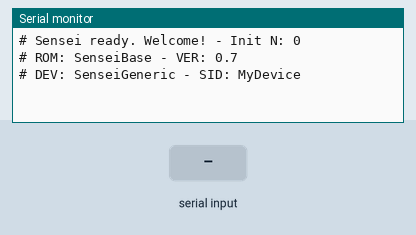
Recording of a sketch running on a simulated Arduino Uno, built with avr-gcc and run on an emulated ATmega328P. On the bench: the last lines printed to the serial monitor. The inputs (shaded band) are chosen by the test bench.

Above: at 1.3 s.
1.4 s: "90,45,200\n" received over Serial
At 2.4 s:
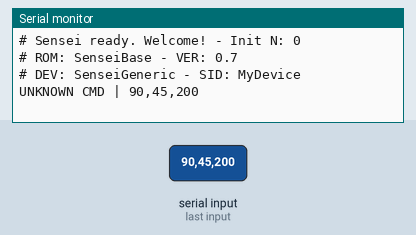
2.9 s: "90,45\n" received over Serial
At 3.4 s:
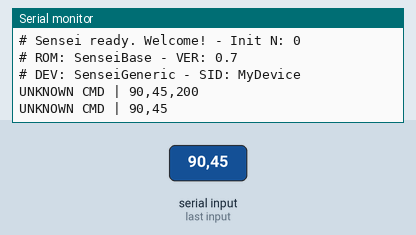
4.4 s: "0\n" received over Serial
At 5.4 s:
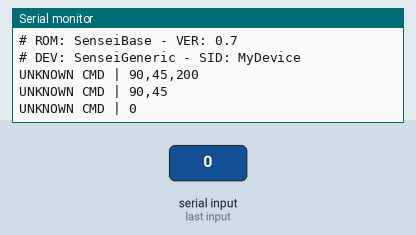

The sketch:

firmware-base.ino
```cpp
// SenseiFirmware 0.7

// DEVICE CONFIG
	#define DEVICE_NAME      "MyDevice"
	#define DEVICE_MODEL     "SenseiGeneric"
	#define FIRMWARE_NAME    "SenseiBase"
	#define FIRMWARE_VERSION "0.7"
	#define LOOP_DELAY       100

// CORE MODULES
	// Serial
	#define SERIAL_PRINT_DELAY 1
	#define SERIAL_SETTING_BAUDS 9600
  	#include "serialcommand.h"
  	#include <Wire.h>
  	#include "vSerial.h"
  	#include "vSerialCommand.h"
	// EEPROM
  	#include <EEPROM.h>
  	#include <Arduino.h>  // for type definitions
  	#include "EEPROMAnything.h"
	// Reset Counter
  	#define RESET_COUNTER_EEPROM_ADDRESS 100
	// Sensei
  	#include "vSensei.h"
	// Common
  	#include "vCommon.h"

// EXTRA MODULES


// SETUP
	void setup() {
	  // INIT CORE
  	  initSerial();
  	  initSerialCommand();
  	  serialCommand();
	  // INIT MODULES

    // Ready
	    welcomeMsg();
	}

// LOOP
	void loop() {
	  Serial.flush();
	  readCommand();
	  delay(LOOP_DELAY);
	}

// SERIAL
	void cmdGet(){
	  // GET COMMANDS

	}
	void cmdDump(){
	  while(!Serial.available()){
	     cmdGet();
	     delay(LOOP_DELAY);
	  }
	}
	void serialCommand() {
	  // SERIAL MODULES

    // SERIAL CORE
  	  sCmd.addCommand("GET",    cmdGet);
  	  sCmd.addCommand("DUMP",    cmdDump);
	}
```

EEPROMAnything.h
```cpp
// EEPROMAnything 0.5.0a

template <class T> int EEPROM_writeAnything(int ee, const T& value)
{
    const byte* p = (const byte*)(const void*)&value;
    unsigned int i;
    for (i = 0; i < sizeof(value); i++)
          EEPROM.write(ee++, *p++);
    return i;
}

template <class T> int EEPROM_readAnything(int ee, T& value)
{
    byte* p = (byte*)(void*)&value;
    unsigned int i;
    for (i = 0; i < sizeof(value); i++)
          *p++ = EEPROM.read(ee++);
    return i;
}
```

serialcommand.cpp
```cpp
// serialcommand 0.5.0a

/**
 * SerialCommand - A Wiring/Arduino library to tokenize and parse commands
 * received over a serial port.
 *
 * Copyright (C) 2012 Stefan Rado
 * Copyright (C) 2011 Steven Cogswell <steven.cogswell@gmail.com>
 *                    http://husks.wordpress.com
 *
 * Version 20120522
 *
 * This library is free software: you can redistribute it and/or modify
 * it under the terms of the GNU Lesser General Public License as published by
 * the Free Software Foundation, either version 3 of the License, or
 * (at your option) any later version.
 *
 * This library is distributed in the hope that it will be useful,
 * but WITHOUT ANY WARRANTY; without even the implied warranty of
 * MERCHANTABILITY or FITNESS FOR A PARTICULAR PURPOSE.  See the
 * GNU Lesser General Public License for more details.
 *
 * You should have received a copy of the GNU General Public License
 * along with this library.  If not, see <http://www.gnu.org/licenses/>.
 */
#include "serialcommand.h"

/**
 * Constructor makes sure some things are set.
 */
SerialCommand::SerialCommand()
  : commandList(NULL),
    commandCount(0),
    defaultHandler(NULL),
    term('\n'),           // default terminator for commands, newline character
    last(NULL)
{
  strcpy(delim, " "); // strtok_r needs a null-terminated string
  clearBuffer();
}

/**
 * Adds a "command" and a handler function to the list of available commands.
 * This is used for matching a found token in the buffer, and gives the pointer
 * to the handler function to deal with it.
 */
void SerialCommand::addCommand(const char *command, void (*function)()) {
  #ifdef SERIALCOMMAND_DEBUG
    Serial.print("Adding command (");
    Serial.print(commandCount);
    Serial.print("): ");
    Serial.println(command);
  #endif

  commandList = (SerialCommandCallback *) realloc(commandList, (commandCount + 1) * sizeof(SerialCommandCallback));
  strncpy(commandList[commandCount].command, command, SERIALCOMMAND_MAXCOMMANDLENGTH);
  commandList[commandCount].function = function;
  commandCount++;
}

/**
 * This sets up a handler to be called in the event that the receveived command string
 * isn't in the list of commands.
 */
void SerialCommand::setDefaultHandler(void (*function)(const char *)) {
  defaultHandler = function;
}


/**
 * This checks the Serial stream for characters, and assembles them into a buffer.
 * When the terminator character (default '\n') is seen, it starts parsing the
 * buffer for a prefix command, and calls handlers setup by addCommand() member
 */
void SerialCommand::readSerial() {
  while (Serial.available() > 0) {
    char inChar = Serial.read();   // Read single available character, there may be more waiting
    #ifdef SERIALCOMMAND_DEBUG
      Serial.print(inChar);   // Echo back to serial stream
    #endif

    if (inChar == term) {     // Check for the terminator (default '\r') meaning end of command
      #ifdef SERIALCOMMAND_DEBUG
        Serial.print("Received: ");
        Serial.println(buffer);
      #endif

      char *command = strtok_r(buffer, delim, &last);   // Search for command at start of buffer
      if (command != NULL) {
        boolean matched = false;
        for (int i = 0; i < commandCount; i++) {
          #ifdef SERIALCOMMAND_DEBUG
            Serial.print("Comparing [");
            Serial.print(command);
            Serial.print("] to [");
            Serial.print(commandList[i].command);
            Serial.println("]");
          #endif

          // Compare the found command against the list of known commands for a match
          if (strncmp(command, commandList[i].command, SERIALCOMMAND_MAXCOMMANDLENGTH) == 0) {
            #ifdef SERIALCOMMAND_DEBUG
              Serial.print("Matched Command: ");
              Serial.println(command);
            #endif

            // Execute the stored handler function for the command
            (*commandList[i].function)();
            matched = true;
            break;
          }
        }
        if (!matched && (defaultHandler != NULL)) {
          (*defaultHandler)(command);
        }
      }
      clearBuffer();
    }
    else if (isprint(inChar)) {     // Only printable characters into the buffer
      if (bufPos < SERIALCOMMAND_BUFFER) {
        buffer[bufPos++] = inChar;  // Put character into buffer
        buffer[bufPos] = '\0';      // Null terminate
      } else {
        #ifdef SERIALCOMMAND_DEBUG
          Serial.println("Line buffer is full - increase SERIALCOMMAND_BUFFER");
        #endif
      }
    }
  }
}

/*
 * Clear the input buffer.
 */
void SerialCommand::clearBuffer() {
  buffer[0] = '\0';
  bufPos = 0;
}

/**
 * Retrieve the next token ("word" or "argument") from the command buffer.
 * Returns NULL if no more tokens exist.
 */
char *SerialCommand::next() {
  return strtok_r(NULL, delim, &last);
}
```

serialcommand.h
```cpp
// serialcommand 0.5.0a

/**
 * SerialCommand - A Wiring/Arduino library to tokenize and parse commands
 * received over a serial port.
 *
 * Copyright (C) 2012 Stefan Rado
 * Copyright (C) 2011 Steven Cogswell <steven.cogswell@gmail.com>
 *                    http://husks.wordpress.com
 *
 * Version 20120522
 *
 * This library is free software: you can redistribute it and/or modify
 * it under the terms of the GNU Lesser General Public License as published by
 * the Free Software Foundation, either version 3 of the License, or
 * (at your option) any later version.
 *
 * This library is distributed in the hope that it will be useful,
 * but WITHOUT ANY WARRANTY; without even the implied warranty of
 * MERCHANTABILITY or FITNESS FOR A PARTICULAR PURPOSE.  See the
 * GNU Lesser General Public License for more details.
 *
 * You should have received a copy of the GNU General Public License
 * along with this library.  If not, see <http://www.gnu.org/licenses/>.
 */
#ifndef SerialCommand_h
#define SerialCommand_h

#if defined(WIRING) && WIRING >= 100
  #include <Wiring.h>
#elif defined(ARDUINO) && ARDUINO >= 100
  #include <Arduino.h>
#else
  #include <WProgram.h>
#endif
#include <string.h>

// Size of the input buffer in bytes (maximum length of one command plus arguments)
#define SERIALCOMMAND_BUFFER 32
// Maximum length of a command excluding the terminating null
#define SERIALCOMMAND_MAXCOMMANDLENGTH 12

// Uncomment the next line to run the library in debug mode (verbose messages)
//#define SERIALCOMMAND_DEBUG


class SerialCommand {
  public:
    SerialCommand();      // Constructor
    void addCommand(const char *command, void(*function)());  // Add a command to the processing dictionary.
    void setDefaultHandler(void (*function)(const char *));   // A handler to call when no valid command received.

    void readSerial();    // Main entry point.
    void clearBuffer();   // Clears the input buffer.
    char *next();         // Returns pointer to next token found in command buffer (for getting arguments to commands).


    // Command/handler dictionary
    struct SerialCommandCallback {
      char command[SERIALCOMMAND_MAXCOMMANDLENGTH + 1];
      void (*function)();
    };                                    // Data structure to hold Command/Handler function key-value pairs
    SerialCommandCallback *commandList;   // Actual definition for command/handler array
    byte commandCount;

    // Pointer to the default handler function
    void (*defaultHandler)(const char *);

    char delim[2]; // null-terminated list of character to be used as delimeters for tokenizing (default " ")
    char term;     // Character that signals end of command (default '\n')

    char buffer[SERIALCOMMAND_BUFFER + 1]; // Buffer of stored characters while waiting for terminator character
    byte bufPos;                        // Current position in the buffer
    char *last;                         // State variable used by strtok_r during processing
};

#endif //SerialCommand_h
```

vCommon.h
```cpp
// vCommon 0.5.0a

#define ANALOG_SAMPLES_DEF_SAMPLES 20
#define ANALOG_SAMPLES_DEF_DELAY 20

// Takes multiple sample from AnalogRead and average them

struct analogSampleResult {
  int minValue;
  int maxValue;
  int errorRange;
  float avgValue;
};


analogSampleResult analogSampleRaw(int PIN, int samples=ANALOG_SAMPLES_DEF_SAMPLES,int sampleDelay=ANALOG_SAMPLES_DEF_DELAY){
  int firstVal=analogRead(PIN); // discarding first reading

  int valSum=0;
  int currVal=0;
  float valAvg=0;

  float errorRange=0;

  int minVal=1023;
  int maxVal=-1;

  for(int i=0;i<samples;i++){
      delay(sampleDelay);
      currVal=analogRead(PIN);
      valSum+=currVal;
      minVal = currVal < minVal ? currVal : minVal;
      maxVal = currVal > maxVal ? currVal : maxVal;
  }
  valAvg=valSum/samples;
  errorRange = maxVal-minVal;

  analogSampleResult result;
  result.minValue=minVal;
  result.maxValue=maxVal;
  result.errorRange=errorRange;
  result.avgValue=valAvg;

  return result;
}
float analogSample(int PIN, int samples=ANALOG_SAMPLES_DEF_SAMPLES,int sampleDelay=ANALOG_SAMPLES_DEF_DELAY){
  analogSampleResult result=analogSampleRaw(PIN,samples,sampleDelay);
  return result.avgValue;
}
```

vSensei.h
```cpp
// vSensei 0.5.0a

int reset_counter = 0;


void welcomeMsg(){
  serialPrint("# Sensei ready. Welcome!", "Init N: " + String(reset_counter));
  serialPrint("# ROM: " + String(FIRMWARE_NAME), "VER: " + String(FIRMWARE_VERSION));
  serialPrint("# DEV: " + String(DEVICE_MODEL), "SID: " + String(DEVICE_NAME));
  Serial.flush();
}

void resetCount() {
  EEPROM_readAnything(RESET_COUNTER_EEPROM_ADDRESS, reset_counter);
  reset_counter++;
  EEPROM_writeAnything(RESET_COUNTER_EEPROM_ADDRESS, reset_counter);
}

void serialSensei() {
   sCmd.addCommand("WLC_MSG",    welcomeMsg);
}
```

vSerial.h
```cpp
// vSerial 0.7

// Serial functions
// -----------------------------

void serialPrint(String firstLine) {
  Serial.println(firstLine);
  Serial.flush();
  delay(SERIAL_PRINT_DELAY);
}
void serialPrint(String firstLine, String secondLine) {
  Serial.print(firstLine);
  Serial.print(" - ");
  Serial.println(secondLine);
  Serial.flush();
  delay(SERIAL_PRINT_DELAY);
}
void serialPrint2(String firstLine, String secondLine) {
  Serial.println(firstLine);
  Serial.println(secondLine);
  Serial.flush();
  delay(SERIAL_PRINT_DELAY);
}
void serialClearScreen(){

}
void serialFlushIn(){
  while(Serial.available() > 0) {
    char t = Serial.read();
    delay(1);
  }
}
void serialFlushOut(){
  Serial.flush();
  delay(10);
}
void initSerial() {
  Serial.begin(SERIAL_SETTING_BAUDS);
  serialClearScreen();
}
```

vSerialCommand.h
```cpp
// vSerialCommand 0.5.0a

// Serial Command Object
SerialCommand sCmd;

// COMMANDS
// ----------------------------------------------------------------
String lastCommand = "";

void serialEvent(){

}

char *readCmdArg(char *defaultValue) {
  char *arg;
  arg = sCmd.next();
  if (arg != NULL)
    return arg;
  else
    return defaultValue;
}
int readCmdArg(int defaultValue) {
  char *arg;
  arg = sCmd.next();
  if (arg != NULL)
    return String(arg).toInt();
  else
    return defaultValue;
}

void promptForCommand() {
  serialFlushIn();
  serialPrint("WAITING CMD...", "> ");
}
void waitForCommand() {
  do {
    delay(10);
  } while (!Serial.available());
  delay(100);
}
void readCommand() {
    sCmd.readSerial();
}
void commandPrompt() {
  do{
    promptForCommand();
    waitForCommand();
    readCommand();
  } while (lastCommand != "EXT");
  delay(3000);
}

void logCommand(String command, String out) {
  lastCommand = command;
  serialPrint(command + " | " + out);
}
void logCommand(String module, String command, String out, String unit="-", String debug="" ) {
  //serialPrint(command);
  //serialPrint(debug);
  lastCommand = command;
  //serialPrint( module + " | " + command + " | " + debug + " | "  + unit + " | " + out);
  serialPrint( command + " (" + module + ") [" + debug + "] {"  + unit + "} = " + out);
}

void cmdUnknown(const char *command) {
  logCommand("UNKNOWN CMD", String(command));
}

void cmdHelp(){
   for(int i=0; i< sCmd.commandCount; i++){
      serialPrint(String(i),String(sCmd.commandList[i].command));
   }
}

void initSerialCommand(){
  sCmd.addCommand("?",    cmdHelp);
  sCmd.setDefaultHandler(cmdUnknown);
}
```

Measured:
- after the input at 1.4 s, the serial monitor: prints a new line at once (image 1)
- after the input at 2.9 s, the serial monitor: prints a new line at once (image 2)
- after the input at 4.4 s, the serial monitor: prints a new line after 0.07 s (image 3)
